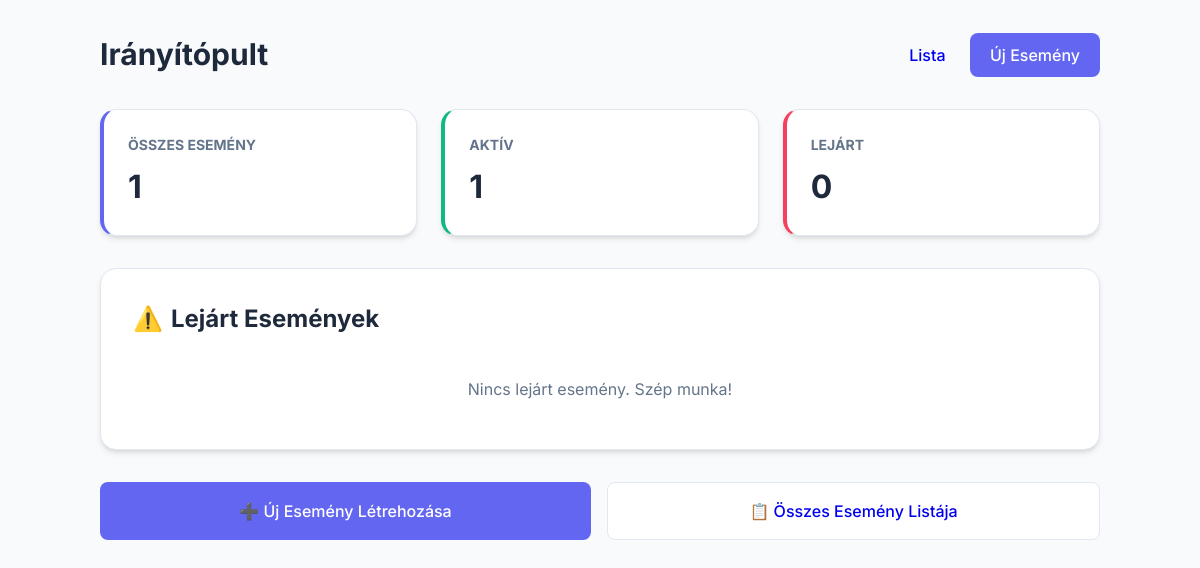
The app's page /, older data.
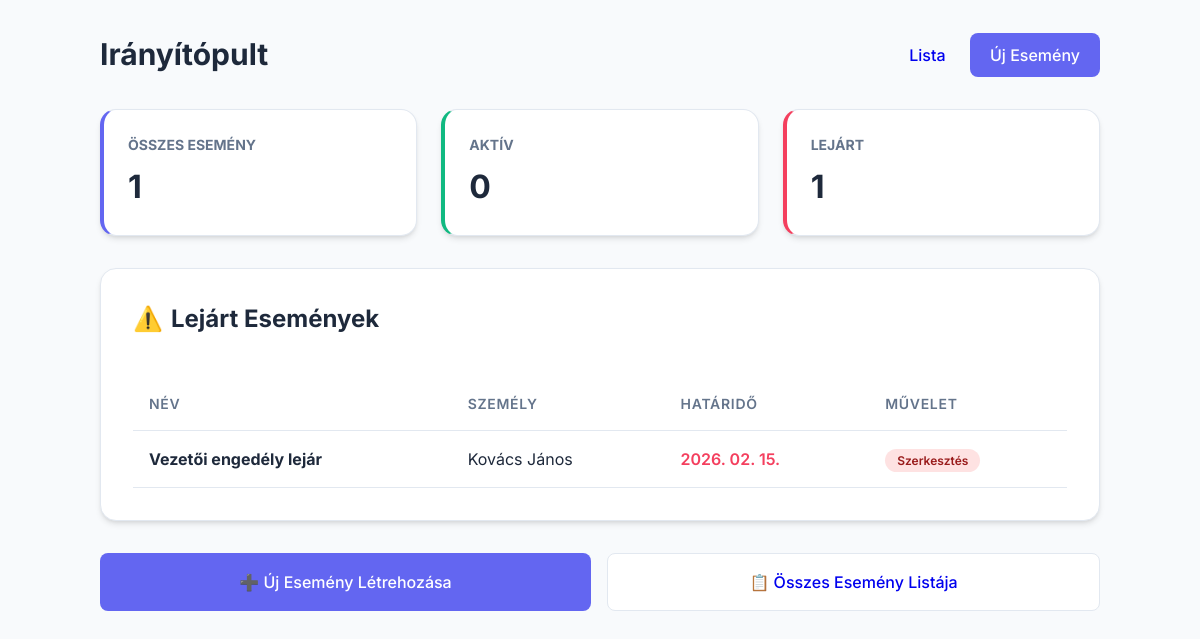
The same page, newer data.
### todoapp/models.py (models this page shows, shortened)
class Event(models.Model):
    name = models.CharField(max_length=200, verbose_name="Esemény/Okmány neve")
    person = models.ForeignKey(Person, on_delete=models.CASCADE, related_name='events', verbose_name="Érintett személy")
    subcategory = models.ForeignKey(SubCategory, on_delete=models.PROTECT, related_name='events', verbose_name="Kategória")
    deadline = models.DateField(verbose_name="Érvényesség vége (határidő)")
    created_at = models.DateTimeField(auto_now_add=True)
    class Meta:
        verbose_name = "Esemény"
        verbose_name_plural = "Események"
        ordering = ['deadline']

class Person(models.Model):
    full_name = models.CharField(max_length=200, verbose_name="Név")
    email = models.EmailField(blank=True, null=True, verbose_name="E-mail")
    phone = models.CharField(max_length=20, blank=True, null=True, verbose_name="Telefonszám")
    class Meta:
        verbose_name = "Személy"
        verbose_name_plural = "Személyek"

### todoapp/views.py (the view)
# urls.py: path('', views.DashboardView.as_view(), name='dashboard'),
class DashboardView(TemplateView):
    template_name = 'todoapp/dashboard.html'
    def get_context_data(self, **kwargs):
        context = super().get_context_data(**kwargs)
        today = timezone.now().date()
        context['overdue_events'] = Event.objects.filter(deadline__lt=today).order_by('deadline')
        context['total_events'] = Event.objects.count()
        context['active_events'] = Event.objects.filter(deadline__gte=today).count()
        return context

### todoapp/templates/todoapp/dashboard.html (shortened to what this page needs)
{% extends 'todoapp/base.html' %}
{% block header_title %}Irányítópult{% endblock %}
{% block content %}
<div
    style="display: grid; grid-template-columns: repeat(auto-fit, minmax(280px, 1fr)); gap: 1.5rem; margin-bottom: 2rem;">
    <div class="card" style="padding: 1.5rem; border-left: 4px solid var(--primary);">
        <h3 style="color: var(--text-muted); font-size: 0.875rem; text-transform: uppercase;">Összes esemény</h3>
        <p style="font-size: 2rem; font-weight: 700; margin-top: 0.5rem;">{{ total_events }}</p>
    </div>
    <div class="card" style="padding: 1.5rem; border-left: 4px solid #10b981;">
        <h3 style="color: var(--text-muted); font-size: 0.875rem; text-transform: uppercase;">Aktív</h3>
        <p style="font-size: 2rem; font-weight: 700; margin-top: 0.5rem;">{{ active_events }}</p>
    </div>
    <div class="card" style="padding: 1.5rem; border-left: 4px solid var(--accent);">
        <h3 style="color: var(--text-muted); font-size: 0.875rem; text-transform: uppercase;">Lejárt</h3>
        <p style="font-size: 2rem; font-weight: 700; margin-top: 0.5rem;">{{ overdue_events.count }}</p>
    </div>
</div>
<div class="card" style="margin-bottom: 2rem;">
    <h2 style="margin-bottom: 1.5rem; display: flex; align-items: center; gap: 0.5rem;">
        <span style="color: var(--accent);">⚠️</span> Lejárt Események
    </h2>
    {% if overdue_events %}
    <div style="overflow-x: auto;">
        <table>
            <thead>
                <tr>
                    <th>Név</th>
                    <th>Személy</th>
                    <th>Határidő</th>
                    <th>Művelet</th>
                </tr>
            </thead>
            <tbody>
                {% for event in overdue_events %}
                <tr>
                    <td><strong>{{ event.name }}</strong></td>
                    <td>{{ event.person.full_name }}</td>
                    <td style="color: var(--accent); font-weight: 600;">{{ event.deadline|date:"Y. m. d." }}</td>
                    <td>
                        <a href="/admin/todoapp/event/{{ event.id }}/change/" class="status status-expired"
                            style="text-decoration: none;">Szerkesztés</a>
                    </td>
                </tr>
                {% endfor %}
            </tbody>
        </table>
    </div>
    {% else %}
    <p style="text-align: center; color: var(--text-muted); padding: 1rem;">Nincs lejárt esemény. Szép munka!</p>
    {% endif %}
</div>
<div style="display: flex; gap: 1rem; flex-wrap: wrap;">
    <a href="{% url 'event_create' %}" class="btn btn-primary"
        style="flex: 1; justify-content: center; min-width: 200px; padding: 1rem;">
        ➕ Új Esemény Létrehozása
    </a>
    <a href="{% url 'event_list' %}" class="btn"
        style="flex: 1; justify-content: center; min-width: 200px; border: 1px solid var(--border); background: #fff; padding: 1rem;">
        📋 Összes Esemény Listája
    </a>
</div>
{% endblock %}

Row changes from the older to the newer data that the page shows:
now on this page (row edited): Event: name "Vezetői engedély lejár", person.full_name "Kovács János", deadline "2026. 02. 15."
Text that changed along with them:
{{ active_events }}: "1" → "0"
{{ overdue_events.count }}: "0" → "1"
text no longer shown: "Nincs lejárt esemény. Szép munka!"
text now shown: "NÉV SZEMÉLY HATÁRIDŐ MŰVELET"
